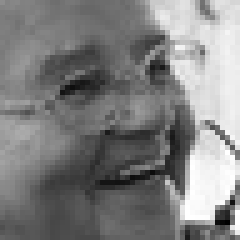
#> input picture dataset/dataset_unused/test/happy/PublicTest_54232205.jpg, 48 x 48 px, given as the content of the folder dataset/train/angry, which was not available (shown 5 times larger)
$ jupyter execute --allow-errors preprocessing_fer2013_improved.ipynb   (older library calls are emulated)   (text cells are left out)
#> lines starting #> are read from the running program, lines starting #| are printed output that depends on the picture; pictures that were not available may be replaced by others from this repository, and a replacement may not be noted
[cell 1]
import os
import cv2
import numpy as np
import matplotlib.pyplot as plt
import matplotlib.gridspec as gridspec
import seaborn as sns
import pandas as pd
import warnings

from scipy.ndimage import gaussian_filter
from skimage.feature import graycomatrix, graycoprops
from sklearn.linear_model import LogisticRegression
from sklearn.preprocessing import StandardScaler, LabelEncoder
from sklearn.metrics import (
    accuracy_score, classification_report,
    confusion_matrix, ConfusionMatrixDisplay
)
from tqdm.notebook import tqdm
from PIL import Image

warnings.filterwarnings('ignore')
np.random.seed(42)

# ── Konfigurasi Global ────────────────────────────────────────
SOURCE_DIR      = 'dataset'              # folder dataset asli
OUTPUT_DIR      = 'fer2013_preprocessed' # folder output preprocessing
CLASSES         = ['angry', 'happy', 'sad', 'surprise']
IMG_SIZE        = (48, 48)
GAUSSIAN_SIGMA  = 1.0

# Parameter GLCM
GLCM_DISTANCES  = [1]                   # jarak d=1
GLCM_ANGLES     = [0, np.pi/4, np.pi/2, 3*np.pi/4]  # 0°, 45°, 90°, 135°
GLCM_PROPS      = ['contrast', 'homogeneity', 'energy', 'correlation']

# Warna per kelas untuk visualisasi
CLASS_COLORS = {
    'angry'   : '#E74C3C',
    'happy'   : '#F39C12',
    'sad'     : '#3498DB',
    'surprise': '#9B59B6'
}

print('✅ Library berhasil diimport')
print(f'   Source       : {SOURCE_DIR}')
print(f'   Output       : {OUTPUT_DIR}')
print(f'   Kelas        : {CLASSES}')
print(f'   Ukuran gambar: {IMG_SIZE}')
print(f'   GLCM angles  : 0°, 45°, 90°, 135°')
print(f'   GLCM props   : {GLCM_PROPS}')

[cell 2]
# ── Hitung jumlah file per split & kelas ─────────────────────
dataset_info = {}

print('='*55)
print(f'  {"SPLIT":<8} {"KELAS":<12} {"JUMLAH FILE":>12}')
print('='*55)

for split in ['train', 'test']:
    dataset_info[split] = {}
    split_total = 0
    for cls in CLASSES:
        path = os.path.join(SOURCE_DIR, split, cls)
        if os.path.exists(path):
            n = len([f for f in os.listdir(path)
                     if f.lower().endswith(('.jpg', '.jpeg', '.png'))])
        else:
            n = 0
            print(f'  ⚠️  Folder tidak ditemukan: {path}')
        dataset_info[split][cls] = n
        split_total += n
        print(f'  {split.upper():<8} {cls:<12} {n:>12,}')
    print(f'  {"-"*43}')
    print(f'  {"":8} {"SUBTOTAL":<12} {split_total:>12,}')
    print()

grand_total = sum(sum(v.values()) for v in dataset_info.values())
print(f'  GRAND TOTAL : {grand_total:,} file')
print('='*55)

[cell 3]
# ── Visualisasi distribusi kelas ──────────────────────────────
fig, axes = plt.subplots(1, 2, figsize=(13, 4))
fig.suptitle('Distribusi Kelas Dataset', fontsize=13, fontweight='bold')

for idx, split in enumerate(['train', 'test']):
    counts = [dataset_info[split][cls] for cls in CLASSES]
    colors = [CLASS_COLORS[cls] for cls in CLASSES]
    bars = axes[idx].bar(CLASSES, counts, color=colors, edgecolor='white', linewidth=1.5)
    axes[idx].set_title(f'{split.capitalize()} Set', fontsize=11, fontweight='bold')
    axes[idx].set_ylabel('Jumlah Gambar')
    axes[idx].set_ylim(0, max(counts) * 1.25 if max(counts) > 0 else 10)
    axes[idx].spines[['top','right']].set_visible(False)
    for bar, count in zip(bars, counts):
        axes[idx].text(bar.get_x() + bar.get_width()/2, bar.get_height() + 10,
                       f'{count:,}', ha='center', va='bottom', fontsize=10, fontweight='bold')

plt.tight_layout()
plt.savefig('01_distribusi_kelas.png', dpi=120, bbox_inches='tight')
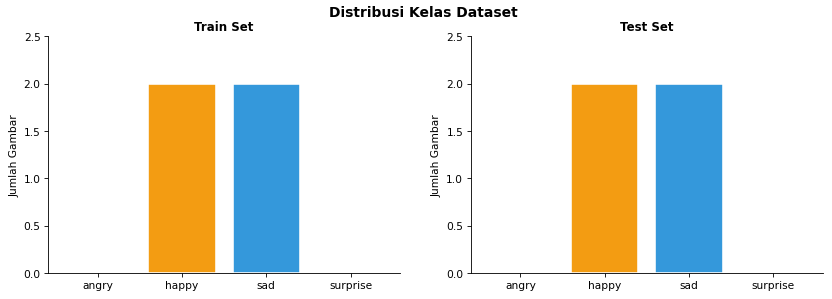
#> figure drawn by matplotlib, 2 panels
plt.show()
print('📊 Distribusi kelas divisualisasikan.')

[cell 4]
# ── Tampilkan 1 sampel gambar per kelas (RAW) ─────────────────
fig, axes = plt.subplots(1, 4, figsize=(12, 3.5))
fig.suptitle('Contoh Gambar RAW per Kelas (sebelum preprocessing)', fontsize=12, fontweight='bold')

sample_images = {}

for i, cls in enumerate(CLASSES):
    img_dir  = os.path.join(SOURCE_DIR, 'train', cls)
    files    = sorted([f for f in os.listdir(img_dir)
                       if f.lower().endswith(('.jpg', '.jpeg', '.png'))])
    fname    = files[0]
    img_path = os.path.join(img_dir, fname)
    img      = cv2.imread(img_path, cv2.IMREAD_GRAYSCALE)
#> img is the input picture: shape (48, 48); min 0, max 255, mean 128.3
    sample_images[cls] = {'path': img_path, 'fname': fname, 'raw': img.copy()}

    axes[i].imshow(img, cmap='gray', vmin=0, vmax=255)
    axes[i].set_title(
        f'{cls.upper()}\n{img.shape} | dtype:{img.dtype}\nmin:{img.min()} max:{img.max()}',
        fontsize=9, color=CLASS_COLORS[cls], fontweight='bold'
    )
    axes[i].axis('off')

plt.tight_layout()
plt.savefig('02_sampel_raw.png', dpi=120, bbox_inches='tight')
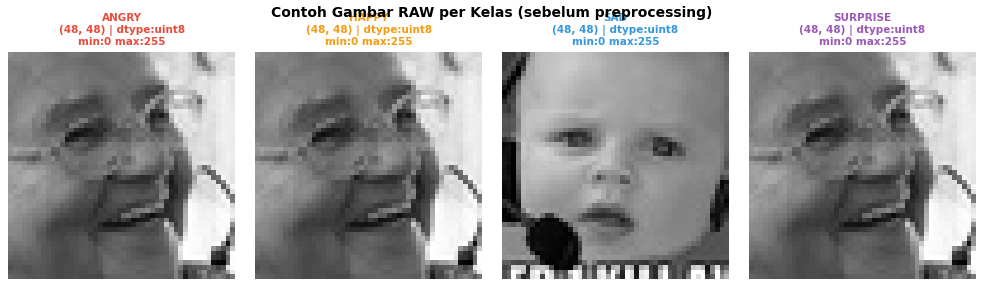
#> figure drawn by matplotlib, 4 panels
plt.show()
print('🖼️  Sampel gambar RAW ditampilkan.')

[cell 5]
# ── Langkah 1: Verifikasi Grayscale ──────────────────────────
print('Pemeriksaan channel gambar per kelas:')
print('-'*55)

for cls in CLASSES:
    img_dir = os.path.join(SOURCE_DIR, 'train', cls)
    files   = sorted([f for f in os.listdir(img_dir)
                      if f.lower().endswith(('.jpg', '.jpeg', '.png'))])
    img_raw = cv2.imread(os.path.join(img_dir, files[0]))
    shape   = img_raw.shape

    if len(shape) == 2:
        status = '✅ Sudah Grayscale (2D)'
    elif len(shape) == 3 and shape[2] == 1:
        status = '✅ Grayscale (3D, 1 channel)'
    elif len(shape) == 3 and shape[2] == 3:
        status = '⚠️  BGR — akan dikonversi ke Grayscale'
    else:
        status = f'❓ Channel tidak dikenal: {shape}'

    print(f'  [{cls.upper():<8}] shape={shape}  →  {status}')
#|   [ANGRY   ] shape=(48, 48, 3)  →  ⚠️  BGR — akan dikonversi ke Grayscale

print()
print('ℹ️  Fungsi preprocess_image() menangani konversi otomatis.')

[cell 6]
# ── Langkah 2–4: Demonstrasi Resize + Gaussian Filter ────────
cls_sample = 'sad'
#> cls_sample = 'sad'
img_raw    = sample_images[cls_sample]['raw'].copy()
sigmas     = [0, 0.5, 1.0, 2.0]
labels     = ['Original (σ=0)', 'σ=0.5 (ringan)', 'σ=1.0 ← dipilih', 'σ=2.0 (over-smooth)']

fig, axes = plt.subplots(2, 4, figsize=(14, 7))
fig.suptitle('Perbandingan Gaussian Filter — Pilihan Sigma Optimal', fontsize=12, fontweight='bold')

for i, (sigma, label) in enumerate(zip(sigmas, labels)):
    img_f = (gaussian_filter(img_raw.astype(np.float64), sigma=sigma)
             if sigma > 0 else img_raw.astype(np.float64))
    img_f_u8 = np.clip(img_f, 0, 255).astype(np.uint8)

    highlight = (sigma == 1.0)
    axes[0, i].imshow(img_f_u8, cmap='gray', vmin=0, vmax=255)
    axes[0, i].set_title(label, fontsize=9,
                          color='#27AE60' if highlight else 'black',
                          fontweight='bold' if highlight else 'normal')
    axes[0, i].axis('off')
    for sp in axes[0, i].spines.values():
        sp.set_visible(True)
        sp.set_edgecolor('#27AE60' if highlight else 'lightgray')
        sp.set_linewidth(2.5 if highlight else 0.5)

    axes[1, i].hist(img_f_u8.ravel(), bins=50,
                     color='#27AE60' if highlight else 'steelblue',
                     alpha=0.75, edgecolor='white', linewidth=0.3)
    axes[1, i].set_title(f'Histogram σ={sigma} | std={img_f_u8.std():.2f}', fontsize=9)
    axes[1, i].set_xlabel('Intensitas Piksel')
    axes[1, i].spines[['top','right']].set_visible(False)
#> this loop made 4 passes
#> pass 1, `img_f = (gaussian_filter(img_raw.astype(np.float64), sigma=sigma) if s..`:
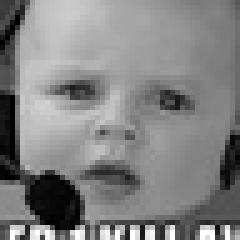
#> img_f: shape (48, 48) float64 (shown 5 times larger); min 0, max 255, mean 130.2
#> pass 2, `img_f = (gaussian_filter(img_raw.astype(np.float64), sigma=sigma) if s..`:
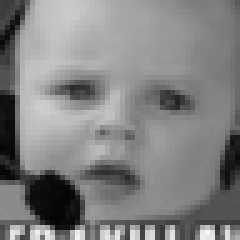
#> img_f: shape (48, 48) float64 (shown 5 times larger); min 4.59, max 246.2, mean 130.2
#> pass 3, `img_f = (gaussian_filter(img_raw.astype(np.float64), sigma=sigma) if s..`:
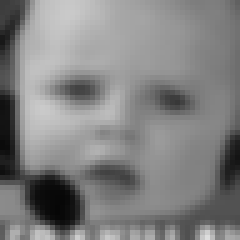
#> img_f: shape (48, 48) float64 (shown 5 times larger); min 6.81, max 221.8, mean 130.2
#> after the loop:
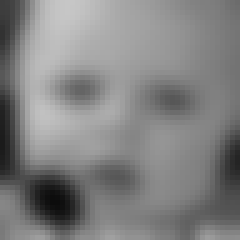
#> img_f: shape (48, 48) float64 (shown 5 times larger); min 12.53, max 198.5, mean 130.2

plt.tight_layout()
plt.savefig('03_gaussian_comparison.png', dpi=120, bbox_inches='tight')
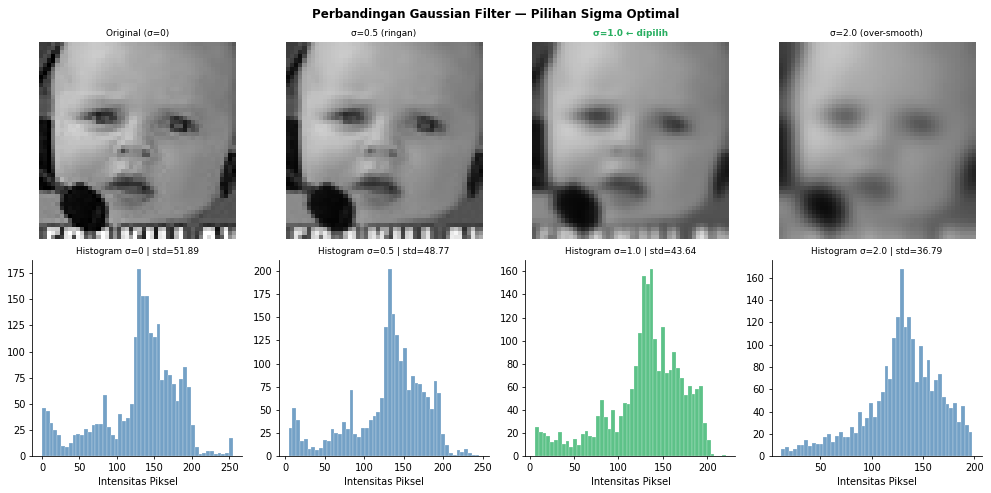
#> figure drawn by matplotlib, 8 panels; panel 5: tallest bar 179 high, from x = 127.5 to 132.6; panel 6: tallest bar 202 high, from x = 129.8 to 134.7; panel 7: tallest bar 162 high, from x = 135 to 139.3; panel 8: tallest bar 168 high, from x = 127.3 to 131
plt.show()
print('✅ σ=1.0 dipilih: mengurangi noise tanpa menghilangkan tekstur penting untuk GLCM')

[cell 7]
# ── Langkah 5: Demonstrasi Normalisasi ───────────────────────
cls_sample   = 'surprise'
img_raw      = sample_images[cls_sample]['raw'].copy()
img_filtered = np.clip(
    gaussian_filter(img_raw.astype(np.float64), sigma=GAUSSIAN_SIGMA), 0, 255
).astype(np.uint8)
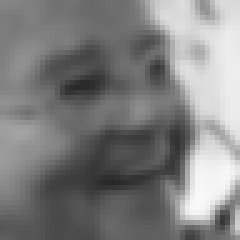
#> img_filtered: shape (48, 48) (shown 5 times larger); min 40, max 249, mean 127.8
img_norm     = img_filtered.astype(np.float32) / 255.0

fig, axes = plt.subplots(1, 3, figsize=(13, 4))
fig.suptitle('Normalisasi Intensitas Piksel (0–255 → 0–1)', fontsize=12, fontweight='bold')

axes[0].imshow(img_filtered, cmap='gray', vmin=0, vmax=255)
axes[0].set_title(f'Setelah Gaussian\ndtype: uint8 | range: [0, 255]', fontsize=10)
axes[0].axis('off')

axes[1].imshow(img_norm, cmap='gray', vmin=0, vmax=1)
axes[1].set_title(f'Setelah Normalisasi ÷255\ndtype: float32 | range: [0.0, 1.0]', fontsize=10)
axes[1].axis('off')

axes[2].hist(img_filtered.ravel(), bins=50, alpha=0.6, color='steelblue',
             label='Sebelum (0–255)', density=True)
ax2 = axes[2].twinx()
ax2.hist(img_norm.ravel(), bins=50, alpha=0.5, color='#E67E22',
          label='Sesudah (0–1)', density=True)
axes[2].set_title('Histogram Perbandingan', fontsize=10)
axes[2].set_xlabel('Intensitas')
axes[2].legend(loc='upper left', fontsize=8)
ax2.legend(loc='upper right', fontsize=8)
axes[2].spines[['top']].set_visible(False)

plt.tight_layout()
plt.savefig('04_normalisasi.png', dpi=120, bbox_inches='tight')
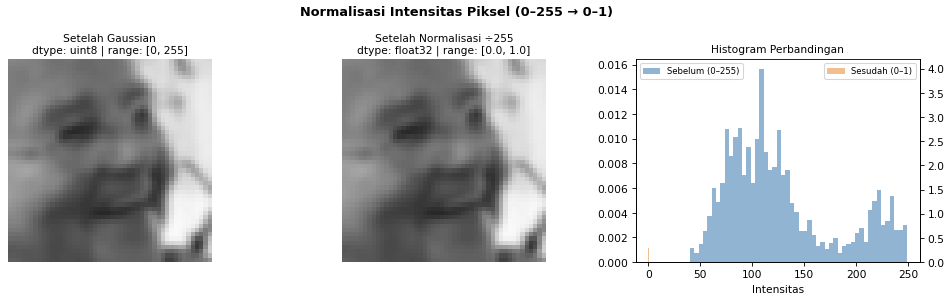
#> figure drawn by matplotlib, 4 panels; panel 3: tallest bar 0.0157 high, from x = 106.9 to 111.1; panel 4: tallest bar 4 high, from x = 0.419 to 0.436
plt.show()

print(f'✅ Normalisasi selesai:')
print(f'   Sebelum → range:[{img_filtered.min()},{img_filtered.max()}]  dtype:{img_filtered.dtype}')
#|    Sebelum → range:[40,249]  dtype:uint8
print(f'   Sesudah → range:[{img_norm.min():.4f},{img_norm.max():.4f}]  dtype:{img_norm.dtype}')
#|    Sesudah → range:[0.1569,0.9765]  dtype:float32

[cell 8]
# ── Fungsi Preprocessing Pipeline ────────────────────────────
# [36 lines left out: functions preprocess_image, save_preprocessed, not called in this run]


print('✅ Fungsi preprocess_image() dan save_preprocessed() siap.')
print()
print('Pipeline per gambar:')
print('  imread → BGR2GRAY → resize(48,48) → gaussian(σ=1.0) → /255 → simpan(.png + .npy)')

[cell 9]
# ── Jalankan Preprocessing Seluruh Dataset ────────────────────
stats = {'total': 0, 'success': 0, 'error': 0}

#> (the rest of this cell did not finish here and is left out)

[cell 10]
# ── Verifikasi Akhir: Step-by-step per Kelas ─────────────────
steps = ['Raw', 'Grayscale', 'Resize 48×48', 'Gaussian σ=1', 'Normalisasi ÷255']

fig, axes = plt.subplots(len(CLASSES), len(steps), figsize=(16, 13))
fig.suptitle('Verifikasi Akhir: Setiap Langkah Preprocessing per Kelas',
             fontsize=13, fontweight='bold', y=1.01)

for row, cls in enumerate(CLASSES):
    src_dir = os.path.join(SOURCE_DIR, 'train', cls)
    files   = sorted([f for f in os.listdir(src_dir)
                      if f.lower().endswith(('.jpg', '.jpeg', '.png'))])
    path    = os.path.join(src_dir, files[0])

    img_bgr   = cv2.imread(path)
    img_gray  = cv2.cvtColor(img_bgr, cv2.COLOR_BGR2GRAY) if len(img_bgr.shape) == 3 else img_bgr
    img_rsz   = cv2.resize(img_gray, IMG_SIZE, interpolation=cv2.INTER_LINEAR)
    img_gauss = np.clip(gaussian_filter(img_rsz.astype(np.float64), sigma=GAUSSIAN_SIGMA), 0, 255).astype(np.uint8)
    img_norm  = img_gauss.astype(np.float32) / 255.0

    step_imgs  = [img_bgr, img_gray, img_rsz, img_gauss, img_norm]
    step_infos = [
        f'shape:{img_bgr.shape}',
        f'shape:{img_gray.shape}',
        f'{img_rsz.shape} ✓',
        f'std:{img_gauss.std():.1f}',
        f'[{img_norm.min():.2f},{img_norm.max():.2f}]'
    ]
#> step_infos = ['shape:(48, 48, 3)', 'shape:(48, 48)', '(48, 48) ✓', 'std:53.4', '[0.16,0.98]']

    for col, (img, step, info) in enumerate(zip(step_imgs, steps, step_infos)):
        ax = axes[row, col]
        if col == 0:
            ax.imshow(cv2.cvtColor(img, cv2.COLOR_BGR2RGB))
        elif col == 4:
            ax.imshow(img, cmap='gray', vmin=0, vmax=1)
        else:
            ax.imshow(img, cmap='gray', vmin=0, vmax=255)
        ax.axis('off')
        if row == 0:
            ax.set_title(f'Step {col+1}: {step}', fontsize=10, fontweight='bold')
        if col == 0:
            ax.set_ylabel(cls.upper(), fontsize=11, fontweight='bold',
                          color=CLASS_COLORS[cls], rotation=0, labelpad=40, va='center')
        ax.set_xlabel(info, fontsize=8, labelpad=2)
        if col == 4:
            for sp in ax.spines.values():
                sp.set_visible(True); sp.set_edgecolor('#27AE60'); sp.set_linewidth(2)
#> this loop made 5 passes
#> (step, info) on passes 1, 2, 4, 5: ('Raw', 'shape:(48, 48, 3)'), ('Grayscale', 'shape:(48, 48)'), ('Gaussian σ=1', 'std:53.4'), ('Normalisasi ÷255', '[0.16,0.98]')

plt.tight_layout()
plt.savefig('05_verifikasi_stepbystep.png', dpi=120, bbox_inches='tight')
plt.show()
print('✅ Verifikasi step-by-step selesai.')

[cell 11]
# ── Fungsi Ekstraksi GLCM ─────────────────────────────────────
def extract_glcm_features(img_float, n_levels=16, aggregation='mean'):
    """
    Ekstrak fitur GLCM dari satu gambar.

    Args:
        img_float   : np.ndarray float32, shape (H, W), range [0, 1]
        n_levels    : int, jumlah level kuantisasi (8, 16, 32)
        aggregation : str, 'mean' atau 'concat'
            - 'mean'  : rata-rata 4 sudut → vektor 4 dimensi
            - 'concat': gabungkan 4 sudut → vektor 16 dimensi

    Returns:
        np.ndarray fitur GLCM
    """
    # Kuantisasi: float [0,1] → integer [0, n_levels-1]
    img_q = (img_float * (n_levels - 1)).astype(np.uint8)

    # Hitung GLCM untuk semua sudut sekaligus
    glcm = graycomatrix(
        img_q,
        distances=GLCM_DISTANCES,
        angles=GLCM_ANGLES,
        levels=n_levels,
        symmetric=True,
        normed=True
    )

    # Ekstrak properti: hasil shape = (1, n_angles) untuk setiap properti
    features = []
    for prop in GLCM_PROPS:
        vals = graycoprops(glcm, prop)[0]  # shape: (n_angles,)
        if aggregation == 'mean':
            features.append(np.mean(vals))
        else:  # concat
            features.extend(vals.tolist())

    return np.array(features, dtype=np.float32)


print('✅ Fungsi extract_glcm_features() siap.')
print()
print('Konfigurasi GLCM:')
print(f'  Distances : {GLCM_DISTANCES}')
print(f'  Angles    : 0°, 45°, 90°, 135°')
print(f'  Properties: {GLCM_PROPS}')
print()
print('Dimensi output per mode agregasi:')
print('  mean   → 4 fitur  (4 props × 1 mean)')
print('  concat → 16 fitur (4 props × 4 sudut)')

[cell 12]
# ── Visualisasi GLCM Matrix untuk satu gambar ─────────────────
cls_sample = 'happy'
img_demo   = sample_images[cls_sample]['raw'].copy().astype(np.float32) / 255.0
img_q16    = (img_demo * 15).astype(np.uint8)  # 16 levels

glcm_demo  = graycomatrix(img_q16, distances=[1], angles=GLCM_ANGLES,
                           levels=16, symmetric=True, normed=True)

angle_labels = ['0° (horizontal)', '45° (diagonal)', '90° (vertikal)', '135° (anti-diagonal)']

fig, axes = plt.subplots(1, 4, figsize=(16, 4))
fig.suptitle(f'GLCM Matrix — {cls_sample.upper()} (16 levels, d=1)', fontsize=12, fontweight='bold')

for i, (ax, label) in enumerate(zip(axes, angle_labels)):
    mat = glcm_demo[:, :, 0, i]
    im  = ax.imshow(mat, cmap='viridis', aspect='auto')
    ax.set_title(label, fontsize=9)
    ax.set_xlabel('Intensitas j', fontsize=8)
    ax.set_ylabel('Intensitas i', fontsize=8)
    plt.colorbar(im, ax=ax, fraction=0.046, pad=0.04)

plt.tight_layout()
plt.savefig('06_glcm_matrix_viz.png', dpi=120, bbox_inches='tight')
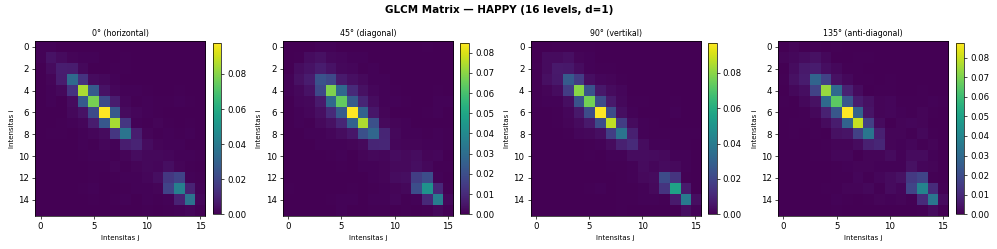
#> figure drawn by matplotlib, 8 panels
plt.show()

# Tampilkan nilai fitur GLCM untuk demo
print(f'\nContoh nilai GLCM fitur — {cls_sample.upper()} (level=16, agregasi=mean):')
feat_demo = extract_glcm_features(img_demo, n_levels=16, aggregation='mean')
#> the loop in extract_glcm_features, `for prop in GLCM_PROPS:` made 4 passes
#> vals on passes 1 to 4: [2.28, 3.11, 1.76, 3.01], [0.721, 0.655, 0.724, 0.67], [0.206, 0.184, 0.205, 0.189], [0.901, 0.866, 0.925, 0.871]
#> (the rest of the program and of its run is left out)
